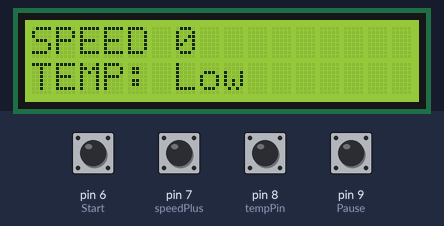
The sketch below on a simulated Arduino Mega 2560, built with avr-gcc and run on an emulated ATmega2560. Parts: 16×2 character LCD. The inputs (shaded band) are chosen by the test bench; at power-on: pin 6 (Start), pin 7 (speedPlus), pin 8 (tempPin), pin 9 (Pause) HIGH.

Above: at 3.2 s.
3.3 s: pin 6 (Start) pulled LOW for 0.15 s
At 4.4 s:
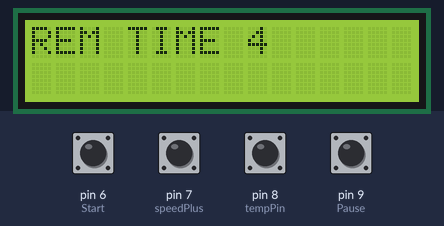
6.4 s: pin 6 (Start) pulled LOW for 1 s
At 7.2 s:
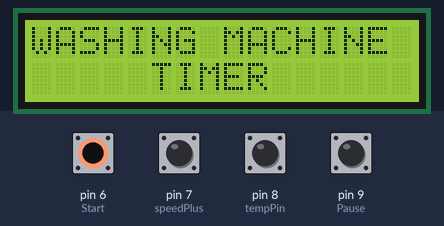
10.4 s: pin 8 (tempPin) pulled LOW for 0.15 s
At 11.8 s:
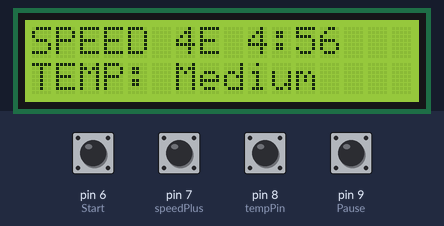
12.4 s: pin 8 (tempPin) pulled LOW for 1 s
At 13.9 s:
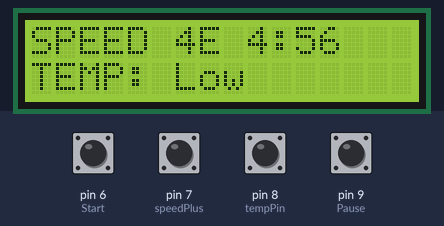
14.9 s: pin 7 (speedPlus) pulled LOW for 0.15 s
At 16.3 s:
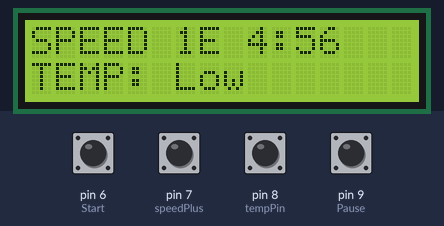
16.6 s: pin 7 (speedPlus) pulled LOW for 1 s
At 18.5 s:
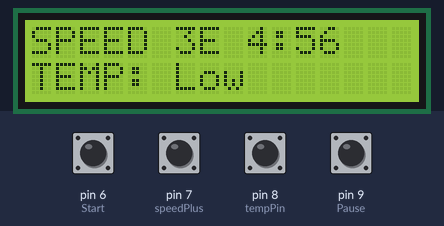
Timing chart, 0 to 20.0 s (numbered marks = the images above; inputs shaded):
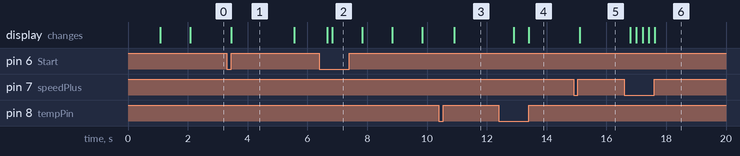

The sketch:

FINAL_LCD_LED_BUTTON.ino
```cpp
#include <Wire.h>
#include <LiquidCrystal.h>

const int rs = 12, en = 11, d4 = 5, d5 = 4, d6 = 3, d7 = 2; // input LCD
LiquidCrystal lcd(rs, en, d4, d5, d6, d7);

const int speedPlus = 7; // to add speeds
const int Start = 6;     // to execute wash cycle
const int Pause = 9;     // to pause/resume the wash cycle
const int tempPin = 8;   // pin for temperature setting

int speeds = 0;          // wash speed and time per minute
int secs = 59;           // seconds counter
int temp = 1;            // temperature setting
const int mins = 5;      // Fixed wash time

bool LastBtnState = HIGH; // to know the last condition
bool pauseState = HIGH;   // to know the pause condition

void setup() {
  pinMode(speedPlus, INPUT_PULLUP); // speed add button
  pinMode(Start, INPUT_PULLUP);     // execute button
  pinMode(Pause, INPUT_PULLUP);     // pause/resume button
  pinMode(tempPin, INPUT_PULLUP);   // detect temperature input
  Serial1.begin(9600);
  lcd.begin(16, 2);                 // initialize LCD with 16 columns and 2 rows
  lcd.setCursor(0, 0);
  lcd.print("WASHING MACHINE");
  lcd.setCursor(5, 1);
  lcd.print("TIMER");
  delay(1000);
  lcd.clear();
  lcd.setCursor(5, 0);
  lcd.print("GROUP H");
  lcd.setCursor(0, 1);
  lcd.print("ASSALAMUALAIKUM");
  delay(1000);
  lcd.clear();

}

void loop() {
  // ----------- LCD for wash speed and temperature-------------
  lcd.setCursor(0, 0);
  lcd.print("SPEED ");
  lcd.print(speeds);
  lcd.setCursor(0, 1);
  lcd.print("TEMP: ");
  printTemp(temp);
  setspeeds();
  setTemp();


  //-------------- Starting or resetting wash cycle --------------------
  bool NewBtnState = digitalRead(Start);
  if (NewBtnState == LOW && LastBtnState == HIGH) {
    Serial1.write('1');
    delay(50);
    unsigned long pressTime = millis();
    while (digitalRead(Start) == LOW) {
      if (millis() - pressTime > 2000) { // long press detected
        setup(); // reset the system
        return;
      }
    }

    // short press detected
    LastBtnState = LOW;
    lcd.clear();
    lcd.setCursor(0, 0);
    lcd.print("REM TIME ");
    lcd.print(mins - 1);
    delay(1000);
    speeds = mins - 1;

    while (speeds > 0 && LastBtnState == LOW) {
      bool NewBtnState1 = digitalRead(Start);
      bool NewPauseState = digitalRead(Pause);
      delay(100);

      // Pause/Resume logic
      if (NewPauseState == LOW) {
        pauseState = !pauseState;
        delay(200); // debounce delay
      }

      if (NewBtnState1 == LOW) {
        LastBtnState = HIGH;
        setup();
      }

      if (pauseState == HIGH) {
        delay(1000);
        secs--;
        if (secs < 0) {
          secs = 59;
          speeds--;
        }

        lcd.clear();
        lcd.setCursor(0, 0);
        lcd.print("REM TIME ");
        lcd.print(speeds);
        lcd.print(":");
        if (secs < 10) lcd.print("0");
        lcd.print(secs);
      }
    }
    LastBtnState = HIGH; // Reset button state
  }
}

//----------------------------- speed setting ----------------------------
void setspeeds() {
  if (digitalRead(speedPlus) == LOW) {
    delay(200); // debounce delay
    speeds++;
    if (speeds > 3) {
      speeds = 1;
    }
  }
}

//----------------------------- temperature setting ----------------------------
void setTemp() {
  if (digitalRead(tempPin) == LOW) {
    delay(500); // debounce delay
    temp++;
    if (temp > 3) {
      temp = 1;
    }
  }
}

//----------------------------- print temperature ----------------------------
void printTemp(int temp) {
  switch (temp) {
    case 1:
      lcd.print("Low    ");
      break;
    case 2:
      lcd.print("Medium ");
      break;
    case 3:
      lcd.print("High   ");
      break;
  }
}
```

Measured:
- after the input at 3.3 s, the display: changes after 0.15 s (image 1)
- after the input at 6.4 s, the display: first differs from a run without the input after 0.43 s (image 2)
- after the input at 10.4 s, the display: changes after 0.50 s (image 3)
- after the input at 12.4 s, the display: first changes after 0.51 s (image 4 shows a later state)
- after the input at 14.9 s, the display: changes after 0.20 s (image 5)
- after the input at 16.6 s, the display: first changes after 0.20 s (image 6 shows a later state)
- what the display in image 1 shows lasts 2.1 s, from 3.5 s to 5.6 s
